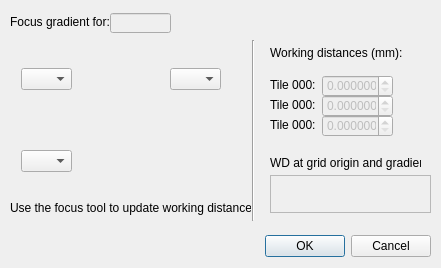
<?xml version="1.0" encoding="UTF-8"?>
<ui version="4.0">
 <class>gradientCorrectionSetttings</class>
 <widget class="QDialog" name="gradientCorrectionSetttings">
  <property name="windowModality">
   <enum>Qt::ApplicationModal</enum>
  </property>
  <property name="geometry">
   <rect>
    <x>0</x>
    <y>0</y>
    <width>441</width>
    <height>268</height>
   </rect>
  </property>
  <property name="windowTitle">
   <string>Adaptive Focus Settings</string>
  </property>
  <widget class="QDialogButtonBox" name="buttonBox">
   <property name="geometry">
    <rect>
     <x>240</x>
     <y>230</y>
     <width>191</width>
     <height>32</height>
    </rect>
   </property>
   <property name="orientation">
    <enum>Qt::Horizontal</enum>
   </property>
   <property name="standardButtons">
    <set>QDialogButtonBox::Cancel|QDialogButtonBox::Ok</set>
   </property>
  </widget>
  <widget class="QComboBox" name="comboBox_tileLowerLeft">
   <property name="geometry">
    <rect>
     <x>21</x>
     <y>150</y>
     <width>51</width>
     <height>22</height>
    </rect>
   </property>
  </widget>
  <widget class="QLabel" name="grid_illustration">
   <property name="geometry">
    <rect>
     <x>11</x>
     <y>60</y>
     <width>220</width>
     <height>121</height>
    </rect>
   </property>
   <property name="text">
    <string/>
   </property>
  </widget>
  <widget class="QComboBox" name="comboBox_tileUpperLeft">
   <property name="geometry">
    <rect>
     <x>21</x>
     <y>68</y>
     <width>51</width>
     <height>22</height>
    </rect>
   </property>
  </widget>
  <widget class="QComboBox" name="comboBox_tileUpperRight">
   <property name="geometry">
    <rect>
     <x>170</x>
     <y>68</y>
     <width>51</width>
     <height>22</height>
    </rect>
   </property>
  </widget>
  <widget class="QLabel" name="label">
   <property name="geometry">
    <rect>
     <x>10</x>
     <y>14</y>
     <width>101</width>
     <height>16</height>
    </rect>
   </property>
   <property name="text">
    <string>Focus gradient for: </string>
   </property>
  </widget>
  <widget class="QLineEdit" name="lineEdit_currentGrid">
   <property name="enabled">
    <bool>false</bool>
   </property>
   <property name="geometry">
    <rect>
     <x>110</x>
     <y>13</y>
     <width>61</width>
     <height>20</height>
    </rect>
   </property>
  </widget>
  <widget class="Line" name="line">
   <property name="geometry">
    <rect>
     <x>243</x>
     <y>40</y>
     <width>20</width>
     <height>181</height>
    </rect>
   </property>
   <property name="orientation">
    <enum>Qt::Vertical</enum>
   </property>
  </widget>
  <widget class="QLabel" name="label_2">
   <property name="geometry">
    <rect>
     <x>270</x>
     <y>45</y>
     <width>141</width>
     <height>16</height>
    </rect>
   </property>
   <property name="text">
    <string>Working distances (mm):</string>
   </property>
  </widget>
  <widget class="QLabel" name="label_t1">
   <property name="geometry">
    <rect>
     <x>270</x>
     <y>77</y>
     <width>51</width>
     <height>16</height>
    </rect>
   </property>
   <property name="text">
    <string>Tile 000:</string>
   </property>
  </widget>
  <widget class="QLabel" name="label_t2">
   <property name="geometry">
    <rect>
     <x>270</x>
     <y>97</y>
     <width>51</width>
     <height>16</height>
    </rect>
   </property>
   <property name="text">
    <string>Tile 000:</string>
   </property>
  </widget>
  <widget class="QLabel" name="label_t3">
   <property name="geometry">
    <rect>
     <x>270</x>
     <y>117</y>
     <width>51</width>
     <height>16</height>
    </rect>
   </property>
   <property name="text">
    <string>Tile 000:</string>
   </property>
  </widget>
  <widget class="QDoubleSpinBox" name="doubleSpinBox_t1">
   <property name="enabled">
    <bool>false</bool>
   </property>
   <property name="geometry">
    <rect>
     <x>322</x>
     <y>75</y>
     <width>71</width>
     <height>22</height>
    </rect>
   </property>
   <property name="decimals">
    <number>6</number>
   </property>
   <property name="minimum">
    <double>0.000000000000000</double>
   </property>
   <property name="maximum">
    <double>10.000000000000000</double>
   </property>
   <property name="singleStep">
    <double>0.010000000000000</double>
   </property>
  </widget>
  <widget class="QDoubleSpinBox" name="doubleSpinBox_t2">
   <property name="enabled">
    <bool>false</bool>
   </property>
   <property name="geometry">
    <rect>
     <x>322</x>
     <y>95</y>
     <width>71</width>
     <height>22</height>
    </rect>
   </property>
   <property name="decimals">
    <number>6</number>
   </property>
   <property name="minimum">
    <double>0.000000000000000</double>
   </property>
   <property name="maximum">
    <double>10.000000000000000</double>
   </property>
   <property name="singleStep">
    <double>0.010000000000000</double>
   </property>
  </widget>
  <widget class="QDoubleSpinBox" name="doubleSpinBox_t3">
   <property name="enabled">
    <bool>false</bool>
   </property>
   <property name="geometry">
    <rect>
     <x>322</x>
     <y>115</y>
     <width>71</width>
     <height>22</height>
    </rect>
   </property>
   <property name="decimals">
    <number>6</number>
   </property>
   <property name="minimum">
    <double>0.000000000000000</double>
   </property>
   <property name="maximum">
    <double>10.000000000000000</double>
   </property>
   <property name="singleStep">
    <double>0.010000000000000</double>
   </property>
  </widget>
  <widget class="QLabel" name="label_6">
   <property name="geometry">
    <rect>
     <x>270</x>
     <y>155</y>
     <width>151</width>
     <height>16</height>
    </rect>
   </property>
   <property name="text">
    <string>WD at grid origin and gradient:</string>
   </property>
  </widget>
  <widget class="QTextEdit" name="textEdit_originGradients">
   <property name="enabled">
    <bool>false</bool>
   </property>
   <property name="geometry">
    <rect>
     <x>270</x>
     <y>175</y>
     <width>161</width>
     <height>38</height>
    </rect>
   </property>
  </widget>
  <widget class="QLabel" name="label_3">
   <property name="geometry">
    <rect>
     <x>10</x>
     <y>200</y>
     <width>241</width>
     <height>16</height>
    </rect>
   </property>
   <property name="text">
    <string>Use the focus tool to update working distances.</string>
   </property>
  </widget>
  <zorder>grid_illustration</zorder>
  <zorder>buttonBox</zorder>
  <zorder>comboBox_tileLowerLeft</zorder>
  <zorder>comboBox_tileUpperLeft</zorder>
  <zorder>comboBox_tileUpperRight</zorder>
  <zorder>label</zorder>
  <zorder>lineEdit_currentGrid</zorder>
  <zorder>line</zorder>
  <zorder>label_2</zorder>
  <zorder>label_t1</zorder>
  <zorder>label_t2</zorder>
  <zorder>label_t3</zorder>
  <zorder>doubleSpinBox_t1</zorder>
  <zorder>doubleSpinBox_t2</zorder>
  <zorder>doubleSpinBox_t3</zorder>
  <zorder>label_6</zorder>
  <zorder>textEdit_originGradients</zorder>
  <zorder>label_3</zorder>
 </widget>
 <resources/>
 <connections>
  <connection>
   <sender>buttonBox</sender>
   <signal>accepted()</signal>
   <receiver>gradientCorrectionSetttings</receiver>
   <slot>accept()</slot>
   <hints>
    <hint type="sourcelabel">
     <x>248</x>
     <y>254</y>
    </hint>
    <hint type="destinationlabel">
     <x>157</x>
     <y>274</y>
    </hint>
   </hints>
  </connection>
  <connection>
   <sender>buttonBox</sender>
   <signal>rejected()</signal>
   <receiver>gradientCorrectionSetttings</receiver>
   <slot>reject()</slot>
   <hints>
    <hint type="sourcelabel">
     <x>316</x>
     <y>260</y>
    </hint>
    <hint type="destinationlabel">
     <x>286</x>
     <y>274</y>
    </hint>
   </hints>
  </connection>
 </connections>
</ui>
